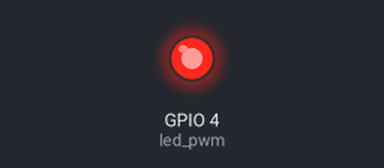
Recording of a program running on a simulated ESP32 board running MicroPython. Parts: output pins drawn as LEDs (lit = HIGH). Wiring (from the project's diagram.json): red LED on GPIO 4. WiFi joins after 1.5 s; requests to the public web service named in the program get a made-up reply in its usual format after 0.4 s (London, UTC, broken clouds, 64 % humidity, 1013 hPa unless stated); the clock reads 2024-03-15 10:24:30 at power-on unless the program sets it; what the program prints to the serial console is not drawn.

Above: at 1.55 s.
At 4.1 s:
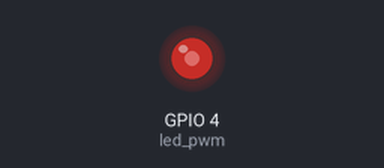
At 5.4 s:
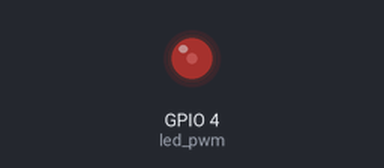
At 6.7 s:
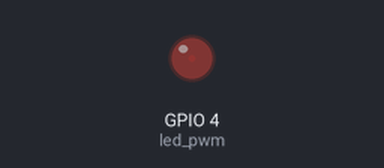
Timing chart, 0 to 8.3 s (numbered marks = the images above):
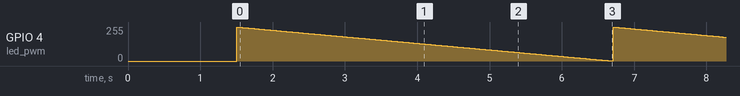

The program:

main.py
```python
# ========================================
# ĐIỀU KHIỂN ĐỘ SÁNG LED BẰNG PWM
# ESP32 + MicroPython + ThingSpeak
# Buổi TH 03 - Môn IoT - AGU
# Tác giả: NGUYEN VAN THANG
# ========================================

from machine import Pin, PWM
import network
import urequests
import time

# ===== CẤU HÌNH LED =====
LED_PIN = 4          # LED kết nối với GPIO 4
PWM_FREQ = 1000      # Tần số PWM: 1000 Hz

# ===== CẤU HÌNH WIFI =====
WIFI_SSID = "Wokwi-GUEST"    # WiFi mặc định của Wokwi
WIFI_PASS = ""                 # Không cần mật khẩu

# ===== CẤU HÌNH THINGSPEAK =====
# ⚠️ THAY API KEY CỦA BẠN VÀO ĐÂY!
WRITE_API_KEY = "YOUR_WRITE_API_KEY"
THINGSPEAK_URL = "http://api.thingspeak.com/update"

# ===== KHOẢNG THỜI GIAN GỬI DỮ LIỆU =====
SEND_INTERVAL = 15   # Gửi mỗi 15 giây (tối thiểu ThingSpeak cho phép)


def connect_wifi():
    """Kết nối WiFi và trả về True nếu thành công"""
    print("=" * 40)
    print("  IoT Lab 03 - LED PWM + ThingSpeak")
    print("  ESP32 MicroPython")
    print("=" * 40)

    wlan = network.WLAN(network.STA_IF)
    wlan.active(True)

    if not wlan.isconnected():
        print(f"Đang kết nối WiFi: {WIFI_SSID}")
        wlan.connect(WIFI_SSID, WIFI_PASS)

        timeout = 0
        while not wlan.isconnected() and timeout < 40:
            time.sleep(0.5)
            print(".", end="")
            timeout += 1

    if wlan.isconnected():
        ip = wlan.ifconfig()[0]
        print(f"\n✓ Kết nối WiFi thành công!")
        print(f"  IP: {ip}")
        return True
    else:
        print("\n✗ Không thể kết nối WiFi!")
        return False


def send_to_thingspeak(brightness):
    """Gửi giá trị độ sáng LED lên ThingSpeak"""
    try:
        # field1 = giá trị độ sáng (0-1023)
        url = (
            f"{THINGSPEAK_URL}"
            f"?api_key={WRITE_API_KEY}"
            f"&field1={brightness}"
        )

        print(f"  Gửi lên ThingSpeak: brightness = {brightness}")

        response = urequests.get(url)

        if response.status_code == 200:
            print(f"  ✓ Thành công! Entry #{response.text}")
        else:
            print(f"  ✗ Lỗi HTTP: {response.status_code}")

        response.close()

    except Exception as e:
        print(f"  ✗ Lỗi gửi dữ liệu: {e}")


def main():
    """Hàm chính - Điều khiển độ sáng LED bằng PWM"""

    # --- Kết nối WiFi ---
    wifi_ok = connect_wifi()

    # --- Khởi tạo LED với PWM ---
    led_pwm = PWM(Pin(LED_PIN), freq=PWM_FREQ)
    print(f"✓ LED PWM khởi tạo trên GPIO {LED_PIN}")
    print(f"  Tần số: {PWM_FREQ} Hz")
    print("=" * 40)
    print("Bắt đầu điều khiển độ sáng LED...\n")

    # --- Biến điều khiển ---
    fade_value = 1023      # Bắt đầu từ sáng nhất (1023)
    last_send = time.time()

    # --- Vòng lặp chính ---
    while True:
        # == Ghi giá trị PWM vào LED ==
        # duty(0) = tắt LED, duty(1023) = sáng nhất
        led_pwm.duty(fade_value)

        # == Giảm hệ số đóng đi 1 đơn vị ==
        if fade_value > 0:
            fade_value -= 1
        else:
            # Khi giảm đến 0, reset lại 1023 để lặp lại
            fade_value = 1023
            print("🔄 Reset độ sáng về tối đa!\n")

        # == In ra console (mỗi 100 bước để tránh spam) ==
        if fade_value % 100 == 0:
            # Tính phần trăm độ sáng
            percent = round((fade_value / 1023) * 100)
            bar = "█" * (percent // 5) + "░" * (20 - percent // 5)
            print(f"  LED: [{bar}] {percent:3d}% (duty={fade_value})")

        # == Gửi dữ liệu lên ThingSpeak (mỗi 15 giây) ==
        now = time.time()
        if wifi_ok and (now - last_send) >= SEND_INTERVAL:
            last_send = now
            send_to_thingspeak(fade_value)
            print()

        # == Chờ 5ms trước bước tiếp theo ==
        # (Giống delay(5) trong code Arduino gốc)
        time.sleep_ms(5)


# Chạy chương trình
main()
```

Measured:
- by itself, GPIO 4 (led_pwm): ramps from 255/255 to 1/255 and jumps back, once every 5.2 s
